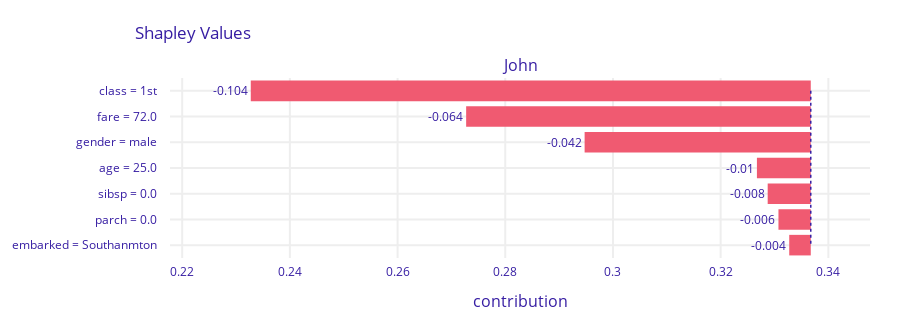

The cell this chart's notebook holds for it:
### Code cell
#john可視化
sh_john.plot(bar_width = 20)

### Figure 1 — Plotly figure (JSON) as saved in the notebook; plotly's stock layout.template omitted (floating-point values rounded to 4 significant figures)
{"data": [{"base": 0.3367, "hoverinfo": "text", "hoverlabel": {"bgcolor": "rgba(0,0,0,0.8)"}, "hovertext": ["Average response: 0.337<br>Prediction: 0.099<br>class = 1st<br>decreases average response <br>by 0.104", "Average response: 0.337<br>Prediction: 0.099<br>fare = 72.0<br>decreases average response <br>by 0.064", "Average response: 0.337<br>Prediction: 0.099<br>gender = male<br>decreases average response <br>by 0.042", "Average response: 0.337<br>Prediction: 0.099<br>age = 25.0<br>decreases average response <br>by 0.01", "Average response: 0.337<br>Prediction: 0.099<br>sibsp = 0.0<br>decreases average response <br>by 0.008", "Average response: 0.337<br>Prediction: 0.099<br>parch = 0.0<br>decreases average response <br>by 0.006", "Average response: 0.337<br>Prediction: 0.099<br>embarked = Southanmton<br>decreases average response <br>by 0.004"], "marker": {"color": ["#f05a71", "#f05a71", "#f05a71", "#f05a71", "#f05a71", "#f05a71", "#f05a71"]}, "orientation": "h", "showlegend": false, "text": ["-0.104", "-0.064", "-0.042", "-0.01", "-0.008", "-0.006", "-0.004"], "textposition": "outside", "type": "bar", "x": [-0.104, -0.064, -0.042, -0.01, -0.008, -0.006, -0.004], "xaxis": "x", "y": ["class = 1st", "fare = 72.0", "gender = male", "age = 25.0", "sibsp = 0.0", "parch = 0.0", "embarked = Southanmton"], "yaxis": "y"}], "layout": {"annotations": [{"font": {"size": 16}, "showarrow": false, "text": "John", "x": 0.5, "xanchor": "center", "xref": "paper", "y": 1, "yanchor": "bottom", "yref": "paper"}, {"font": {"size": 16}, "showarrow": false, "text": "contribution", "x": 0.5, "xanchor": "center", "xref": "paper", "y": 0, "yanchor": "top", "yref": "paper", "yshift": -30}], "font": {"color": "#371ea3"}, "height": 329, "margin": {"b": 71, "r": 30, "t": 78}, "shapes": [{"line": {"color": "#371ea3", "dash": "dot", "width": 1.5}, "type": "line", "x0": 0.3367, "x1": 0.3367, "xref": "x", "y0": 0, "y1": 6, "yref": "y"}], "title": {"text": "Shapley Values", "x": 0.15}, "xaxis": {"anchor": "y", "automargin": true, "domain": [0, 1], "fixedrange": true, "gridwidth": 2, "range": [0.2177, 0.3477], "tickcolor": "white", "ticklen": 3, "ticks": "outside", "type": "linear", "zeroline": false}, "yaxis": {"anchor": "x", "automargin": true, "autorange": "reversed", "domain": [0, 1], "fixedrange": true, "gridwidth": 2, "tickcolor": "white", "ticklen": 10, "ticks": "outside", "type": "category"}}}
